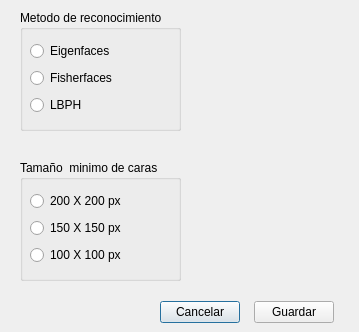
<?xml version="1.0" encoding="UTF-8"?>
<ui version="4.0">
 <class>ventana_config</class>
 <widget class="QDialog" name="ventana_config">
  <property name="geometry">
   <rect>
    <x>0</x>
    <y>0</y>
    <width>359</width>
    <height>332</height>
   </rect>
  </property>
  <property name="windowTitle">
   <string>Cofiguración</string>
  </property>
  <widget class="QGroupBox" name="gBox_Metodos">
   <property name="geometry">
    <rect>
     <x>20</x>
     <y>10</y>
     <width>161</width>
     <height>121</height>
    </rect>
   </property>
   <property name="title">
    <string>Metodo de reconocimiento</string>
   </property>
   <widget class="QWidget" name="layoutWidget">
    <property name="geometry">
     <rect>
      <x>10</x>
      <y>30</y>
      <width>102</width>
      <height>77</height>
     </rect>
    </property>
    <layout class="QVBoxLayout" name="verticalLayout">
     <item>
      <widget class="QRadioButton" name="Rdio_Eigenfaces">
       <property name="text">
        <string>Eigenfaces</string>
       </property>
      </widget>
     </item>
     <item>
      <widget class="QRadioButton" name="Rdio_Fisherfaces">
       <property name="text">
        <string>Fisherfaces</string>
       </property>
      </widget>
     </item>
     <item>
      <widget class="QRadioButton" name="Rdio_LBPH">
       <property name="text">
        <string>LBPH</string>
       </property>
      </widget>
     </item>
    </layout>
   </widget>
  </widget>
  <widget class="QGroupBox" name="gBox_TamCaras">
   <property name="geometry">
    <rect>
     <x>20</x>
     <y>160</y>
     <width>161</width>
     <height>121</height>
    </rect>
   </property>
   <property name="title">
    <string>Tamaño  minimo de caras</string>
   </property>
   <widget class="QWidget" name="layoutWidget">
    <property name="geometry">
     <rect>
      <x>10</x>
      <y>30</y>
      <width>108</width>
      <height>77</height>
     </rect>
    </property>
    <layout class="QVBoxLayout" name="verticalLayout_2">
     <item>
      <widget class="QRadioButton" name="Rdio_200x200">
       <property name="text">
        <string>200 X 200 px</string>
       </property>
      </widget>
     </item>
     <item>
      <widget class="QRadioButton" name="Rdio_150x150">
       <property name="text">
        <string>150 X 150 px</string>
       </property>
      </widget>
     </item>
     <item>
      <widget class="QRadioButton" name="Rdio_100x100">
       <property name="text">
        <string>100 X 100 px</string>
       </property>
      </widget>
     </item>
    </layout>
   </widget>
  </widget>
  <widget class="QWidget" name="layoutWidget">
   <property name="geometry">
    <rect>
     <x>160</x>
     <y>300</y>
     <width>174</width>
     <height>25</height>
    </rect>
   </property>
   <layout class="QHBoxLayout" name="hLayout_Botones">
    <item>
     <widget class="QPushButton" name="Btn_Cancelar">
      <property name="text">
       <string>Cancelar</string>
      </property>
     </widget>
    </item>
    <item>
     <spacer name="horizontalSpacer">
      <property name="orientation">
       <enum>Qt::Horizontal</enum>
      </property>
      <property name="sizeHint" stdset="0">
       <size>
        <width>40</width>
        <height>20</height>
       </size>
      </property>
     </spacer>
    </item>
    <item>
     <widget class="QPushButton" name="Btn_Aceptar">
      <property name="text">
       <string>Guardar</string>
      </property>
     </widget>
    </item>
   </layout>
  </widget>
 </widget>
 <resources/>
 <connections/>
</ui>
